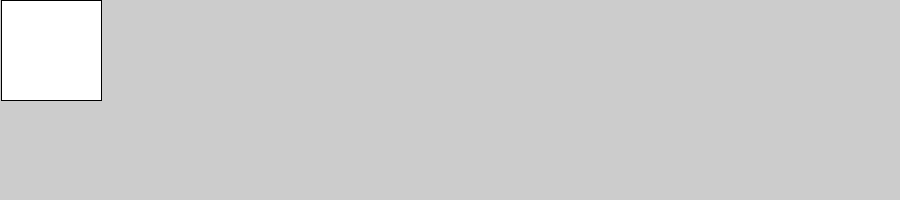
Frame 1 (no input)
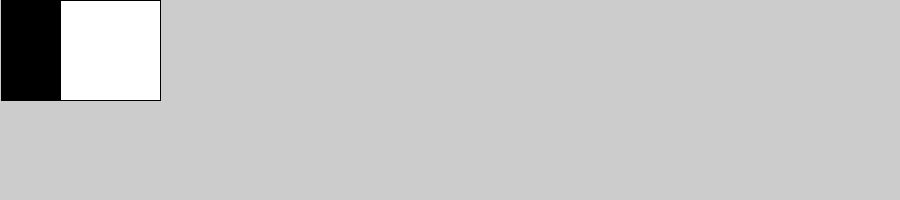
Frame 60 (the mouse pressed at the canvas centre just before this capture)
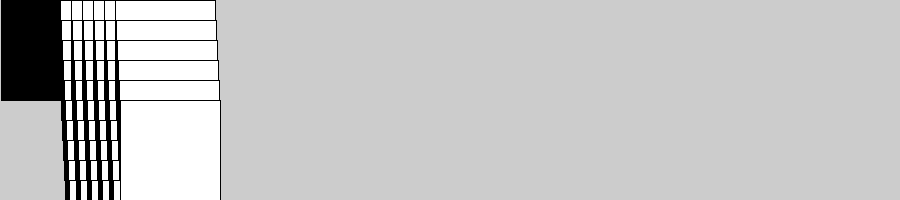
Frame 120 (the mouse held since frame 60 and released just before this capture)

The Processing sketch that drew these frames (run headless with seeded random() and noise(); from frame 60 on, the mouse is pressed at the canvas centre):

// Processing sketch: Exercise16_02
// ── Exercise16_02.pde
int X;
int Y;

void setup() {
  X=0;
  Y=0;
  size(900,200);
}

void draw() {
  if (keyCode==UP) {
    X=0; 
  }
  if (mousePressed) {
    for (int i =1; i<5; i +=1 ) {
    Y+=5;
    }
  }
  if (Y>200) {
    Y=0;
  }
  while (X>900){
    X=0;
    background(50);
  }
    X+=1;
  rect(X,Y,100,100);
}
